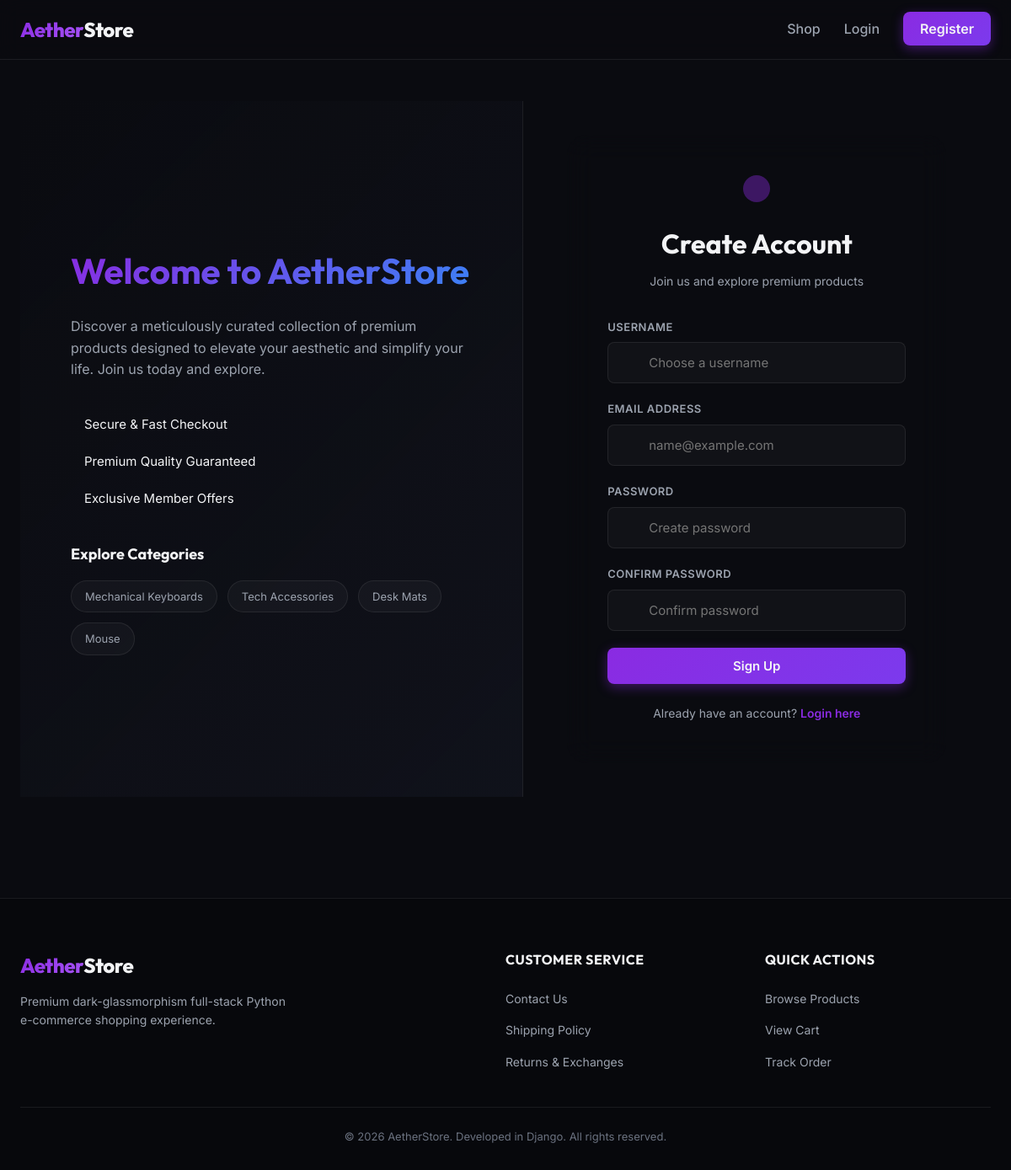
Screenshot of /register/ with the database file from the repository.
### shop/models.py (models this page shows, shortened)
class Category(models.Model):
    name = models.CharField(max_length=100, unique=True)
    slug = models.SlugField(max_length=100, unique=True, blank=True)
    description = models.TextField(blank=True)
    class Meta:
        verbose_name_plural = "Categories"

### shop/views.py (the view, shortened to what this page needs)
# urls.py: path('register/', views.register_view, name='register'),
def register_view(request):
    if request.user.is_authenticated:
        return redirect('home')
    categories = Category.objects.all()
    return render(request, 'shop/register.html', {'categories': categories})

### shop/context_processors.py (called while the page is built)
def cart_count(request):
    count = 0
    if request.user.is_authenticated:
        count = (
            CartItem.objects.filter(user=request.user)
            .aggregate(total=Sum('quantity'))['total'] or 0
        )
    return {'cart_count': count}

### shop/templates/shop/register.html (shortened to what this page needs)
{% extends 'shop/base.html' %}
{% block content %}
<div class="auth-split-container">
    <div class="auth-info-panel">
        <div class="auth-info-content">
            <h1 class="auth-info-title">Welcome to AetherStore</h1>
            <p class="auth-info-desc">Discover a meticulously curated collection of premium products designed to elevate your aesthetic and simplify your life. Join us today and explore.</p>
            <div class="auth-features">
                <div class="auth-feature-item">
                    <span>Secure & Fast Checkout</span>
                </div>
                <div class="auth-feature-item">
                    <span>Premium Quality Guaranteed</span>
                </div>
                <div class="auth-feature-item">
                    <span>Exclusive Member Offers</span>
                </div>
            </div>
            <div class="auth-categories">
                <h3 class="auth-categories-title">Explore Categories</h3>
                <div class="auth-categories-list">
                    {% for cat in categories %}
                        <span class="category-pill">{{ cat.name }}</span>
                    {% empty %}
                        <span class="category-pill">Electronics</span>
                        <span class="category-pill">Accessories</span>
                        <span class="category-pill">Apparel</span>
                    {% endfor %}
                </div>
            </div>
        </div>
    </div>
    <div class="auth-form-panel">
        <div class="auth-card">
            <div class="auth-logo-area">
                <ion-icon name="person-add-outline" class="auth-logo-icon"></ion-icon>
            </div>
            <h2 class="auth-title">Create Account</h2>
            <p class="auth-subtitle">Join us and explore premium products</p>
            <form method="POST" action="{% url 'register' %}" class="auth-form" id="registerForm" novalidate>
                <div class="form-group">
                    <label for="username">Username</label>
                    <div class="input-wrapper">
                        <input type="text" id="username" name="username" placeholder="Choose a username" required autocomplete="username">
                    </div>
                </div>
                <div class="form-group">
                    <label for="email">Email Address</label>
                    <div class="input-wrapper">
                        <input type="email" id="email" name="email" placeholder="name@example.com" required autocomplete="email">
                    </div>
                </div>
                <div class="form-group">
                    <label for="password">Password</label>
                    <div class="input-wrapper">
                        <input type="password" id="password" name="password" placeholder="Create password" required autocomplete="new-password">
                    </div>
                </div>
                <div class="form-group">
                    <label for="confirm_password">Confirm Password</label>
                    <div class="input-wrapper">
                        <input type="password" id="confirm_password" name="confirm_password" placeholder="Confirm password" required autocomplete="new-password">
                    </div>
                </div>
                <button type="submit" class="btn btn-primary btn-block">Sign Up</button>
            </form>
            <div class="auth-footer">
                <p>Already have an account? <a href="{% url 'login' %}">Login here</a></p>
            </div>
        </div>
    </div>
</div>
{% endblock %}

### rows the page displays
Category: name "Mechanical Keyboards"
Category: name "Tech Accessories"
Category: name "Desk Mats"
Category: name "Mouse"
